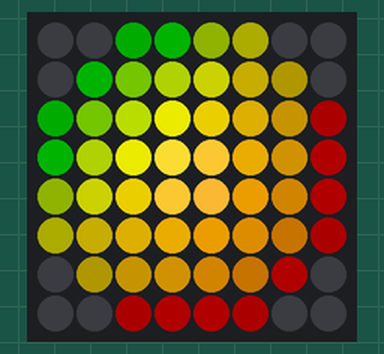
This program was run on a simulated Raspberry Pi (BCM pin numbers) with a Sense HAT. Parts: the Sense HAT's 8×8 RGB LED matrix. Dim RGB values are drawn brighter than linear; the clock reads 2024-03-15 10:24:30 at power-on unless the program sets it; what the program prints to the terminal is not drawn.

Above: at 0.47 s.
At 1.01 s:
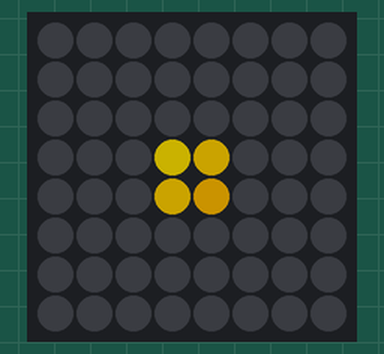

The program:

rainbow_blinky_sense.py
```python
#!/usr/bin/env python

import colorsys
import time
from sys import exit

try:
    import numpy
except ImportError:
    exit("This script requires the numpy module\nInstall with: sudo pip install numpy")

from sense_hat import SenseHat

sense = SenseHat()
sense.set_rotation(0)
sense.low_light = False


print("""Rainbow Blinky

Blinks a rainbow from the center of the display.

If you're using a Unicorn HAT and only half the screen lights up,
edit this example and  change 'unicorn.AUTO' to 'unicorn.HAT' below.
""")

width = 8
height = 8

if height==width:
    delta=0
else:
    delta=2


def make_gaussian(fwhm):
    x = numpy.arange(0, 8, 1, float)
    y = x[:, numpy.newaxis]
    x0, y0 = 3.5, 3.5
    fwhm = fwhm
    gauss = numpy.exp(-4 * numpy.log(2) * ((x - x0) ** 2 + (y - y0) ** 2) / fwhm ** 2)
    return gauss

while True:
    for z in list(range(1, 10)[::-1]) + list(range(1, 10)):
        fwhm = 5.0/z
        gauss = make_gaussian(fwhm)
        start = time.time()
        for y in range(height):
            for x in range(width):
                h = 1.0/(x + y + delta + 1)
                s = 0.8
                if height<=width:
                    v = gauss[x,y+delta]
                else:
                    v = gauss[x+delta,y]
                rgb = colorsys.hsv_to_rgb(h, s, v)
                r = int(rgb[0]*255.0)
                g = int(rgb[1]*255.0)
                b = int(rgb[2]*255.0)
                sense.set_pixel(x, y, r, g, b)
        end = time.time()
        t = end - start
        if t < 0.04:
            time.sleep(0.04 - t)
```
